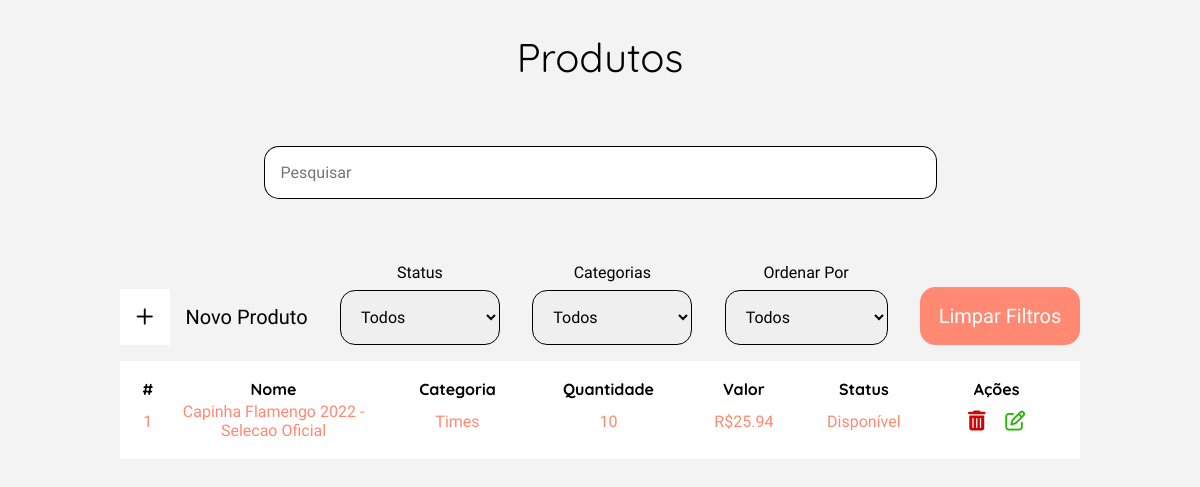
/adm/view/listProdutos.php, run on the app's committed database.
### tables this page shows
CREATE TABLE `user_produto` (
  `id_produto` int(11) NOT NULL,
  `id_modelo_celular` int(11) NOT NULL,
  `id_categoria` int(11) NOT NULL,
  `nome_produto` varchar(300) NOT NULL,
  `preco_produto` decimal(10,2) NOT NULL DEFAULT 0.00,
  `descricao_produto` varchar(900) NOT NULL,
  `imagem_principal_produto` varchar(300) NOT NULL,
  `quantidade_produto` int(11) NOT NULL,
  `categoria_special_produto` varchar(200) NOT NULL,
  `garantias_produto` varchar(300) NOT NULL COMMENT 'beneficios - ex - garantia 3 dias',
  `status` int(1) NOT NULL COMMENT '2 - oferta 1 - disponivel 0 - indisponivel',
  `data_reg_produto` datetime NOT NULL DEFAULT current_timestamp() COMMENT 'data e hora do registro',
  `cod_produto` int(4) UNSIGNED ZEROFILL NOT NULL,
  `peso_produto` int(11) NOT NULL COMMENT 'Peso em Gramas',
  `last_price_produto` decimal(10,2) NOT NULL DEFAULT 0.00 COMMENT 'Ultimo preço do produto, só add caso a categoria dele for promoção'
);

CREATE TABLE `user_categoria` (
  `id_categoria` int(11) NOT NULL,
  `nome_categoria` varchar(200) NOT NULL,
  `img_categoria` varchar(300) NOT NULL,
  `data_reg_cupom` datetime NOT NULL DEFAULT current_timestamp() COMMENT 'data e hora do registro',
  `link_categoria` varchar(300) NOT NULL
);

### adm/model/conexao.class.php (called while the page is built, shortened)
<?php
class Conexao{
    public function __construct(){
        try{
            $this->pdo = new PDO("mysql:dbname=2ucase_bd3;host=localhost","root","");
        }catch(PDOException $e){
            echo "Erro com banco de dados: " . $e->getMessage() . "<br>";
            exit();
        }catch(Exception $e){
            echo "Erro generico: " . $e->getMessage() . "<br>";
            exit();
        }
    }
}
?>

### adm/model/Manager.class.php (called while the page is built, shortened)
<?php
require_once __DIR__ . "/./conexao.class.php";
class Manager extends Conexao {
	public function listClient($table, $columnName) {
        $cmd = $this->pdo->query("SELECT * FROM {$table} ORDER by {$columnName} DESC");
        $res = $cmd->fetchAll(PDO::FETCH_ASSOC);
        return $res;
	}
    public function getInfo($table, $columnName, $id) {
		$sql = "SELECT * FROM $table WHERE {$columnName} = :id";
		$statement = $this->pdo->prepare($sql);
		$statement->bindValue(":id", $id);
		$statement->execute();
		return $statement->fetchAll();
	}
}

### adm/view/listProdutos.php (the view, shortened to what this page needs)
<?php
require_once "../model/Manager.class.php";
$manager = new Manager();
$resultProdutos = $manager->listClient('user_produto', 'id_produto');
$exibCategoriaFilters = $manager->listClient('user_categoria', 'id_categoria');
?>
<!DOCTYPE html>
<html lang="pt-br">
<head>
    <?php require_once "../config/config.php"; ?>
    <link rel="stylesheet" href="../assets/css/produtos.css">
</head>
<?php require_once "./navbar.php"; ?>
<body id="body-margin">
    <main class="container-produto">
        <h1>Produtos</h1>
        <article class="container-pesquisa">
            <form action="../controller/ControllerProdutoADM.php" method="POST">
                <div class="input-pesquisa">
                    <input type="text" name="searchBarProdutos" placeholder="Pesquisar" id="pesquisar-input">
                    <input type="submit" value="">
                </div>
            </form>
        </article>
        <section class="container-tabela-filter">
            <section class="container-filters">
                <button id="btn-new-produto" onclick="window.location.href='./CRUDAddProduto.php'">
                    <div class="icon-container">
                        <i class="fa-regular fa-plus"></i>
                    </div>
                    Novo Produto
                </button>
                <div class="box-status box-filter">
                    <label for="select-status">Status</label>
                    <select id="select-status" oninput="redirectStatus()" name="select-status">
                        <option>Todos</option>
                    </select>
                </div>
                <div class="box-faixa-preco box-filter">
                    <label for="select-faixa-preco">Categorias</label>
                    <select id="boselectx-categoria" oninput="redirectCategoria()" name="select-faixa-preco">
                        <option>Todos</option>
                    </select>
                </div>
                <div class="box-ordem box-filter">
                    <label for="select-ordem">Ordenar Por</label>
                    <select id="select-ordem" oninput="redirectOrdem()" name="select-ordem">
                        <option>Todos</option>
                    </select>
                </div>
                <div class="container-clean-filters box-filter">
                    <button id="btn-clean-filters" onclick="cleanFilters()">
                        Limpar Filtros
                    </button>
                </div>
            </section>
            <section class="container-tabela">
                <table class="table-clientes">
                    <tr>
                        <th>#</th>
                        <th>Nome</th>
                        <th>Categoria</th>
                        <th>Quantidade</th>
                        <th>Valor</th>
                        <th>Status</th>
                        <th>Ações</th>
                    </tr>
                    <?php
                    if (count($resultProdutos) > 0) :
                        for ($i = 0; $i < count($resultProdutos); $i++) :
                            $exibCategoria = $manager->getInfo('user_categoria', 'id_categoria', $resultProdutos[$i]['id_categoria']);
                            for ($jk = 0; $jk < count($exibCategoria); $jk++) :
                    ?>
                                <tr>
                                    <td><?= $resultProdutos[$i]['id_produto'] ?></td>
                                    <td id="table-name"><?= $resultProdutos[$i]['nome_produto'] ?></td>
                                    <td><?= $exibCategoria[$jk]['nome_categoria'] ?></td>
                                    <td><?= $resultProdutos[$i]['quantidade_produto'] ?></td>
                                    <td>R$<?= $resultProdutos[$i]['preco_produto'] ?></td>
                                    <td><?= $resultProdutos[$i]['status'] === 1 ? 'Disponível' : 'Indisponível' ?></td>
                                    <td id="btn-actions">
                                        <button id="delete-prod" onclick="window.location.href='../controller/ControllerProdutoADM.php?id=<?= $resultProdutos[$i]['id_produto'] ?>&action=deleteProdutoADM'">
                                            <i class="fa-solid fa-trash-can"></i>
                                        </button>
                                        <button id="edit-prod" onclick="window.location.href='./CRUDEditProduto.php?id=<?= $resultProdutos[$i]['id_produto'] ?>&action=editProdutoADM'">
                                            <i class="fa-regular fa-pen-to-square"></i>
                                        </button>
                                    </td>
                                </tr>
                    <?php
                            endfor;
                        endfor;
                    endif;
                    ?>
                </table>
            </section>
        </section>
    </main>
</body>
</html>

### adm/assets/css/produtos.css (style rules this page uses)
.container-produto { display: flex; flex-direction: column; align-items: center; justify-content: center; gap: 4rem; margin-top: 2rem; }
.input-pesquisa { display: flex; }
.input-pesquisa input[type=text] { background-color: #ffff; padding: 1rem; border: 1px solid #000; border-right: none; width: 40rem; border-bottom-left-radius: 15px; border-top-left-radius: 15px; }
.input-pesquisa input[type=submit] { background-color: #ffff; border: 1px solid #000; border-left: none; background-image: url('../../view/img/lupapesquisa.png'); background-size: 20px 20px; background-position-y: center; background-position-x: center; background-repeat: no-repeat; padding: 1rem; cursor: pointer; border-bottom-right-radius: 15px; border-top-right-radius: 15px; }
.container-tabela-filter { display: flex; flex-direction: column; align-items: center; width: 60rem; }
.container-filters { display: flex; justify-content: space-between; width: 100%; align-items: flex-end; }
.box-filter { display: flex; flex-direction: column; gap: .5rem; align-items: center; }
.box-filter select, .box-filter input[type="month"] { padding: 1rem; border-radius: 15px; min-width: 10rem; border: 1px solid #000; }
#btn-new-produto { display: flex; align-items: center; gap: 1rem; background-color: transparent; border: none; cursor: pointer; }
#btn-new-produto .icon-container { background-color: #ffff; padding: 1rem; cursor: pointer; }
.container-tabela { width: 100%; background-color: #ffff; margin-top: 1rem; }
.container-tabela .table-clientes { width: 100%; padding: 1rem; }
.table-clientes tr #table-name { max-width: 8rem; }
.table-clientes tr td { text-align: center; }
#btn-actions button { padding: .5rem; background-color: transparent; border: none; }
#btn-actions #edit-prod i { color: #25b808; cursor: pointer; }
#btn-actions #delete-prod i { color: #ca0606; cursor: pointer; }

### data on the page
user_produto: id_produto "1", nome_produto "Capinha Flamengo 2022 - Selecao Oficial", id_categoria.nome_categoria "Times", quantidade_produto "10", preco_produto "25.94", status "Disponível"
